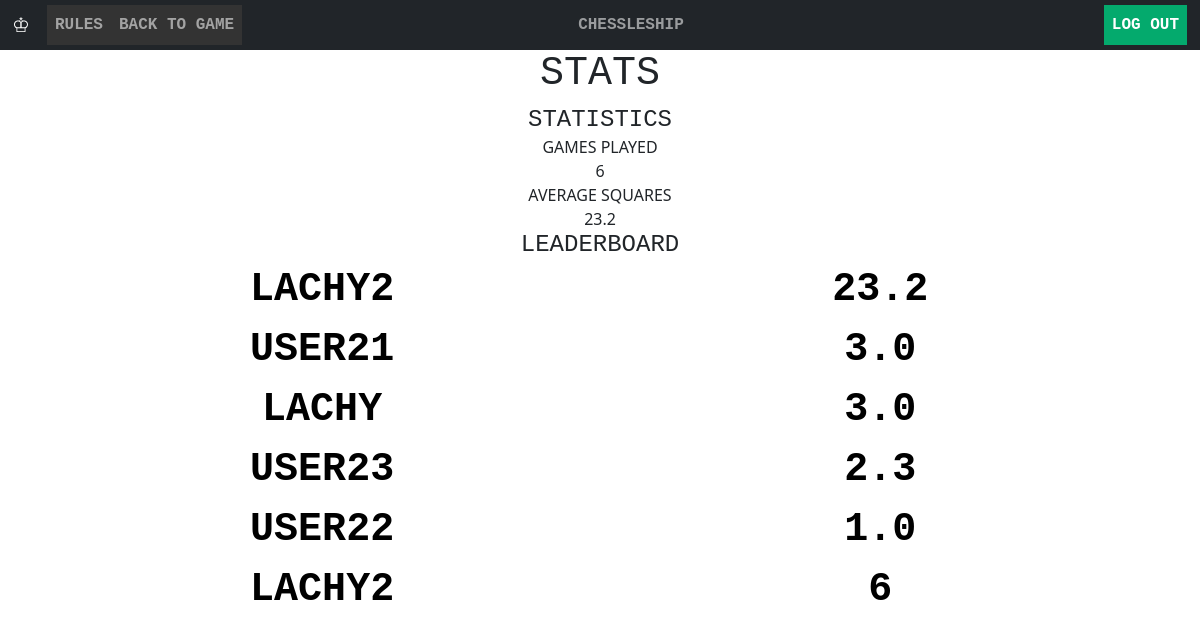
Screenshot of /stats.html (signed in) with the database file from the repository.
### app/models.py (models this page shows, shortened)
class User(UserMixin,db.Model):
    id = db.Column(db.Integer, primary_key=True)
    username = db.Column(db.String(64), index=True, unique=True)
    password_hash = db.Column(db.String(128))
    games_played = db.Column(db.Integer, index=True)
    average_guesses = db.Column(db.Float, index=True)

### app/routes.py (the view)
@app.route('/stats')
@app.route('/stats.html')
def stats():
    if not current_user.is_authenticated:
        return redirect(url_for('login'))
    try:
        this_user = session['user']
        identity = session['id']
        num_games = User.query.get(int(identity)).games_played
        num_guesses = round(float(User.query.get(int(identity)).average_guesses) / float(User.query.get(int(identity)).games_played), 1)
        users = User.query.all()
        stats_list = []
        for user in users:
            average_guess = round(float(user.average_guesses) / float(user.games_played), 1)
            stats_list.append((average_guess, user.username))
        stats_list = sorted(stats_list)
        top_1_score = stats_list[-1][0]
        top_1_user = stats_list[-1][1]
        top_2_score = stats_list[-2][0]
        top_2_user = stats_list[-2][1]
        top_3_score = stats_list[-3][0]
        top_3_user = stats_list[-3][1]
        top_4_score = stats_list[-4][0]
        top_4_user = stats_list[-4][1]
        top_5_score = stats_list[-5][0]
        top_5_user = stats_list[-5][1]
        youser_score = num_games
        youser = this_user
        return render_template('stats.html', games_played=num_games, average_guesses=num_guesses, top_1_score=top_1_score, top_2_score=top_2_score, top_3_score=top_3_score, top_4_score=top_4_score, top_5_score=top_5_score,top_1_user=top_1_user, top_2_user=top_2_user,top_3_user=top_3_user,top_4_user=top_4_user, top_5_user=top_5_user,youser_score=youser_score, youser=youser)
    except:
        return redirect(url_for('login'))

### app/models.py (called while the page is built)
@login.user_loader
def load_user(id):
    return User.query.get(int(id))

### app/templates/stats.html (shortened to what this page needs)
<!DOCTYPE html>
<html>
  <head>
    <link rel="stylesheet" href="{{ url_for('static', filename='css/chessleship.css') }}" />
    <link rel="stylesheet" href="{{ url_for('static', filename='css/settings.css') }}">
    <link rel="stylesheet" href="{{ url_for('static', filename='css/rules.css') }}">
    <link rel="stylesheet" href="{{ url_for('static', filename='css/stats.css') }}">
    <link href="https://cdn.jsdelivr.net/npm/bootstrap@5.1.3/dist/css/bootstrap.min.css" rel="stylesheet">
  </head>
  <nav class="navbar navbar-expand-sm navbar-dark bg-dark">
    <div class="container-fluid">
      <a class="navbar-brand" href="chessleship.html">♔</a>
      <div class="collapse navbar-collapse" id="mynavbar">
        <ul class="navbar-nav me-auto">
          <li class="nav-item">
            <a class="nav-link" href="rules">Rules</a>
          </li>
          <li class="nav-item">
            <a class="nav-link" href="chessleship.html">Back to Game</a>
          </li>
          <span class="navbar-text">CHESSLESHIP</span>
          <li class="nav-item">
            {%if current_user.is_authenticated%}
            <a class="nav-link active" href="logout">Log Out</a>
            {% else %}
            <a class="nav-link active" href="login">Log In</a>
            {% endif %}
          </li>
        </ul>
      </div>
    </div>
  </nav>
  <body>
    <h1>STATS</h1>
    <div class="container">
      <h1 class="sub">Statistics</h1>
      <div id="stat">
    <div class="stat-container">
      <div class="label">Games Played</div>
      <div class="stat">{{games_played}}</div>
    </div>
    <div class="stat-container">
      <div class="label">Average Squares</div>
      <div class="stat">{{ average_guesses }}</div>
    </div>
  </div>
      <h1 class="sub">LeaderBoard</h1>
      <div class="table-container">
        <table>
          <tr><td style="color:black">{{ top_1_user }}</td><td style="color:black">{{ top_1_score }}</td></tr>
          <tr><td style="color:black">{{ top_2_user }}</td><td style="color:black">{{ top_2_score }}</td></tr>
          <tr><td style="color:black">{{ top_3_user }}</td><td style="color:black">{{ top_3_score }}</td></tr>
          <tr><td style="color:black">{{ top_4_user }}</td><td style="color:black">{{ top_4_score }}</td></tr>
          <tr><td style="color:black">{{ top_5_user }}</td><td style="color:black">{{ top_5_score }}</td></tr>
          <tr><td style="color:black">{{ youser }}</td><td style="color:black">{{ youser_score }}</td></tr>
        </table>
      </div>
  </div>
  </body>
</html>

### app/static/css/chessleship.css (style rules this page uses)
body { text-transform:uppercase; font-size: xxx-large; text-align: center; font-family: "Courier New", Courier, monospace; font-weight: bold; background-color: #04AA6D; }
ul { list-style-type: none; margin: 0; padding: 0; overflow: hidden; font-family: "Courier New", Courier, monospace; font-weight: bold; }
.navbar { height:50px; }
.nav-item { background-color: #333; }
.navbar-nav { margin-left: auto; }
.navbar-text { padding-left: 28vw; padding-right: 35vw; margin-left:auto; margin-right:auto; }
li a { display: block; color: white; text-align: center; padding: 14px 16px; text-decoration: none; }
.active { background-color: #04AA6D; }
h1,h2 { text-align: center; font-family: "Courier New", Courier, monospace; font-weight: bold; font-size:200%; }
table { table-layout: fixed; resize:none; }
td { text-transform:uppercase; font-size: calc(5vmin); color: white; text-align: center; font-family: "Courier New", Courier, monospace; font-weight: bold; width: 12.5% ; height: 12.5% ; overflow: hidden; resize:none; padding:0px; }
th, td { max-width: 12.5%; max-height: 12.5%; overflow: hidden; resize:none; }

### app/static/css/settings.css (style rules this page uses)
body { color: rgb(27, 18, 18); text-align: center; font-family: Sans-serif; text-transform:uppercase; }

### app/static/css/rules.css (style rules this page uses)
body { color: rgb(27, 18, 18); text-align: center; font-family: Sans-serif; text-transform:uppercase; }

### app/static/css/stats.css (style rules this page uses)
body { color: rgb(27, 18, 18); text-align: center; font-family: Sans-serif; text-transform:uppercase; }
.sub { font-size:x-large; text-align: center; margin:auto; }
.stat-container { align-items: center; }
.stat-container .stat , .label { margin-left: auto; margin-right: auto; text-align: center; }

### rows the page displays
User: username "LACHY2"
User: username "USER21"
User: username "LACHY"
User: username "USER23"
User: username "USER22"

### other values shown
{{ games_played }} "6"
{{ average_guesses }} "23.2"
{{ top_1_score }} "23.2"
{{ top_2_score }} "3.0"
{{ top_3_score }} "3.0"
{{ top_4_score }} "2.3"
{{ top_5_score }} "1.0"
{{ youser_score }} "6"
